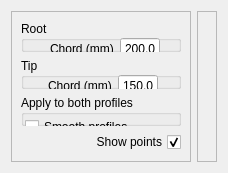
      <widget class="QWidget" name="tabTransform">
       <attribute name="title">
        <string>Transform</string>
       </attribute>
       <layout class="QHBoxLayout" name="horizontalLayout_5">
        <item>
         <widget class="QFrame" name="frameTransformLeft">
          <property name="minimumSize">
           <size>
            <width>180</width>
            <height>0</height>
           </size>
          </property>
          <property name="maximumSize">
           <size>
            <width>200</width>
            <height>16777215</height>
           </size>
          </property>
          <property name="frameShape">
           <enum>QFrame::StyledPanel</enum>
          </property>
          <property name="frameShadow">
           <enum>QFrame::Raised</enum>
          </property>
          <layout class="QVBoxLayout" name="verticalLayout_22">
           <item>
            <layout class="QVBoxLayout" name="verticalLayout_5">
             <item>
              <widget class="QGroupBox" name="groupBox">
               <property name="maximumSize">
                <size>
                 <width>180</width>
                 <height>130</height>
                </size>
               </property>
               <property name="title">
                <string>Root</string>
               </property>
               <widget class="QWidget" name="layoutWidget">
                <property name="geometry">
                 <rect>
                  <x>11</x>
                  <y>16</y>
                  <width>151</width>
                  <height>101</height>
                 </rect>
                </property>
                <layout class="QFormLayout" name="formLayout">
                 <property name="labelAlignment">
                  <set>Qt::AlignRight|Qt::AlignTrailing|Qt::AlignVCenter</set>
                 </property>
                 <item row="0" column="0">
                  <widget class="QLabel" name="LRChord">
                   <property name="text">
                    <string>Chord (mm)</string>
                   </property>
                  </widget>
                 </item>
                 <item row="0" column="1">
                  <widget class="QDoubleSpinBox" name="cRoot">
                   <property name="maximumSize">
                    <size>
                     <width>40</width>
                     <height>16777215</height>
                    </size>
                   </property>
                   <property name="buttonSymbols">
                    <enum>QAbstractSpinBox::NoButtons</enum>
                   </property>
                   <property name="decimals">
                    <number>1</number>
                   </property>
                   <property name="minimum">
                    <double>1.000000000000000</double>
                   </property>
                   <property name="maximum">
                    <double>1000.000000000000000</double>
                   </property>
                   <property name="value">
                    <double>200.000000000000000</double>
                   </property>
                  </widget>
                 </item>
                 <item row="1" column="0">
                  <widget class="QLabel" name="LRTickness">
                   <property name="text">
                    <string>Thickness (%)</string>
                   </property>
                  </widget>
                 </item>
                 <item row="1" column="1">
                  <widget class="QDoubleSpinBox" name="thicknessRoot">
                   <property name="maximumSize">
                    <size>
                     <width>40</width>
                     <height>16777215</height>
                    </size>
                   </property>
                   <property name="buttonSymbols">
                    <enum>QAbstractSpinBox::NoButtons</enum>
                   </property>
                   <property name="decimals">
                    <number>1</number>
                   </property>
                   <property name="minimum">
                    <double>1.000000000000000</double>
                   </property>
                   <property name="maximum">
                    <double>1000.000000000000000</double>
                   </property>
                   <property name="value">
                    <double>100.000000000000000</double>
                   </property>
                  </widget>
                 </item>
                 <item row="2" column="0">
                  <widget class="QLabel" name="LRIncidence">
                   <property name="text">
                    <string>Incidence</string>
                   </property>
                  </widget>
                 </item>
                 <item row="2" column="1">
                  <widget class="QDoubleSpinBox" name="incidenceRoot">
                   <property name="maximumSize">
                    <size>
                     <width>40</width>
                     <height>16777215</height>
                    </size>
                   </property>
                   <property name="buttonSymbols">
                    <enum>QAbstractSpinBox::NoButtons</enum>
                   </property>
                   <property name="decimals">
                    <number>1</number>
                   </property>
                   <property name="minimum">
                    <double>-90.000000000000000</double>
                   </property>
                   <property name="maximum">
                    <double>90.000000000000000</double>
                   </property>
                  </widget>
                 </item>
                 <item row="3" column="0">
                  <widget class="QLabel" name="LRVInvert">
                   <property name="text">
                    <string>Vertically invert</string>
                   </property>
                  </widget>
                 </item>
                 <item row="3" column="1">
                  <widget class="QCheckBox" name="vInvertRoot">
                   <property name="text">
                    <string/>
                   </property>
                  </widget>
                 </item>
                </layout>
               </widget>
              </widget>
             </item>
             <item>
              <widget class="QGroupBox" name="groupBox_2">
               <property name="maximumSize">
                <size>
                 <width>180</width>
                 <height>130</height>
                </size>
               </property>
               <property name="title">
                <string>Tip</string>
               </property>
               <widget class="QWidget" name="layoutWidget">
                <property name="geometry">
                 <rect>
                  <x>9</x>
                  <y>16</y>
                  <width>151</width>
                  <height>111</height>
                 </rect>
                </property>
                <layout class="QFormLayout" name="formLayout_2">
                 <property name="labelAlignment">
                  <set>Qt::AlignRight|Qt::AlignTrailing|Qt::AlignVCenter</set>
                 </property>
                 <item row="0" column="0">
                  <widget class="QLabel" name="LTChord">
                   <property name="text">
                    <string>Chord (mm)</string>
                   </property>
                  </widget>
                 </item>
                 <item row="0" column="1">
                  <widget class="QDoubleSpinBox" name="cTip">
                   <property name="maximumSize">
                    <size>
                     <width>40</width>
                     <height>16777215</height>
                    </size>
                   </property>
                   <property name="buttonSymbols">
                    <enum>QAbstractSpinBox::NoButtons</enum>
                   </property>
                   <property name="decimals">
                    <number>1</number>
                   </property>
                   <property name="minimum">
                    <double>1.000000000000000</double>
                   </property>
                   <property name="maximum">
                    <double>1000.000000000000000</double>
                   </property>
                   <property name="value">
                    <double>150.000000000000000</double>
                   </property>
                  </widget>
                 </item>
                 <item row="1" column="0">
                  <widget class="QLabel" name="LTTiickness">
                   <property name="text">
                    <string>Thickness (%)</string>
                   </property>
                  </widget>
                 </item>
                 <item row="1" column="1">
                  <widget class="QDoubleSpinBox" name="thicknessTip">
                   <property name="maximumSize">
                    <size>
                     <width>40</width>
                     <height>16777215</height>
                    </size>
                   </property>
                   <property name="buttonSymbols">
                    <enum>QAbstractSpinBox::NoButtons</enum>
                   </property>
                   <property name="decimals">
                    <number>1</number>
                   </property>
                   <property name="minimum">
                    <double>1.000000000000000</double>
                   </property>
                   <property name="maximum">
                    <double>1000.000000000000000</double>
                   </property>
                   <property name="value">
                    <double>100.000000000000000</double>
                   </property>
                  </widget>
                 </item>
                 <item row="2" column="1">
                  <widget class="QDoubleSpinBox" name="incidenceTip">
                   <property name="maximumSize">
                    <size>
                     <width>40</width>
                     <height>16777215</height>
                    </size>
                   </property>
                   <property name="buttonSymbols">
                    <enum>QAbstractSpinBox::NoButtons</enum>
                   </property>
                   <property name="decimals">
                    <number>1</number>
                   </property>
                   <property name="minimum">
                    <double>-90.000000000000000</double>
                   </property>
                   <property name="maximum">
                    <double>90.000000000000000</double>
                   </property>
                  </widget>
                 </item>
                 <item row="3" column="0">
                  <widget class="QLabel" name="LTVInvert">
                   <property name="text">
                    <string>Vertically invert</string>
                   </property>
                  </widget>
                 </item>
                 <item row="3" column="1">
                  <widget class="QCheckBox" name="vInvertTip">
                   <property name="text">
                    <string/>
                   </property>
                  </widget>
                 </item>
                 <item row="2" column="0">
                  <widget class="QLabel" name="LTIncidence">
                   <property name="text">
                    <string>Incidence</string>
                   </property>
                  </widget>
                 </item>
                </layout>
               </widget>
              </widget>
             </item>
             <item>
              <widget class="QGroupBox" name="groupBox_3">
               <property name="maximumSize">
                <size>
                 <width>180</width>
                 <height>200</height>
                </size>
               </property>
               <property name="title">
                <string>Apply to both profiles</string>
               </property>
               <widget class="QWidget" name="layoutWidget">
                <property name="geometry">
                 <rect>
                  <x>4</x>
                  <y>22</y>
                  <width>161</width>
                  <height>161</height>
                 </rect>
                </property>
                <layout class="QFormLayout" name="formLayout_3">
                 <property name="labelAlignment">
                  <set>Qt::AlignRight|Qt::AlignTrailing|Qt::AlignVCenter</set>
                 </property>
                 <item row="0" column="0">
                  <widget class="QCheckBox" name="smooth">
                   <property name="text">
                    <string>Smooth profiles</string>
                   </property>
                  </widget>
                 </item>
                 <item row="1" column="0">
                  <widget class="QLabel" name="label_2">
                   <property name="text">
                    <string>Number pf points</string>
                   </property>
                  </widget>
                 </item>
                 <item row="1" column="1">
                  <widget class="QSpinBox" name="nbrPoints">
                   <property name="enabled">
                    <bool>false</bool>
                   </property>
                   <property name="maximumSize">
                    <size>
                     <width>30</width>
                     <height>16777215</height>
                    </size>
                   </property>
                   <property name="buttonSymbols">
                    <enum>QAbstractSpinBox::NoButtons</enum>
                   </property>
                   <property name="minimum">
                    <number>2</number>
                   </property>
                   <property name="maximum">
                    <number>500</number>
                   </property>
                   <property name="value">
                    <number>50</number>
                   </property>
                  </widget>
                 </item>
                 <item row="2" column="0">
                  <widget class="QLabel" name="label_3">
                   <property name="text">
                    <string>Spreading factor</string>
                   </property>
                  </widget>
                 </item>
                 <item row="2" column="1">
                  <widget class="QDoubleSpinBox" name="repartition">
                   <property name="enabled">
                    <bool>false</bool>
                   </property>
                   <property name="maximumSize">
                    <size>
                     <width>30</width>
                     <height>16777215</height>
                    </size>
                   </property>
                   <property name="buttonSymbols">
                    <enum>QAbstractSpinBox::NoButtons</enum>
                   </property>
                   <property name="decimals">
                    <number>1</number>
                   </property>
                   <property name="minimum">
                    <double>1.000000000000000</double>
                   </property>
                   <property name="maximum">
                    <double>10.000000000000000</double>
                   </property>
                   <property name="value">
                    <double>2.000000000000000</double>
                   </property>
                  </widget>
                 </item>
                 <item row="4" column="0">
                  <widget class="QLabel" name="label_4">
                   <property name="text">
                    <string>Covering</string>
                   </property>
                  </widget>
                 </item>
                 <item row="4" column="1">
                  <widget class="QDoubleSpinBox" name="covering">
                   <property name="maximumSize">
                    <size>
                     <width>30</width>
                     <height>16777215</height>
                    </size>
                   </property>
                   <property name="buttonSymbols">
                    <enum>QAbstractSpinBox::NoButtons</enum>
                   </property>
                   <property name="decimals">
                    <number>1</number>
                   </property>
                  </widget>
                 </item>
                 <item row="6" column="0">
                  <widget class="QLabel" name="label_6">
                   <property name="text">
                    <string>Reduce nbr of points</string>
                   </property>
                  </widget>
                 </item>
                 <item row="6" column="1">
                  <widget class="QCheckBox" name="reducePoints">
                   <property name="text">
                    <string/>
                   </property>
                  </widget>
                 </item>
                 <item row="5" column="1">
                  <widget class="QCheckBox" name="keepChord">
                   <property name="text">
                    <string/>
                   </property>
                  </widget>
                 </item>
                 <item row="5" column="0">
                  <widget class="QLabel" name="label_5">
                   <property name="text">
                    <string>Extend to keep chords</string>
                   </property>
                  </widget>
                 </item>
                 <item row="3" column="1">
                  <spacer name="verticalSpacer_21">
                   <property name="orientation">
                    <enum>Qt::Vertical</enum>
                   </property>
                   <property name="sizeHint" stdset="0">
                    <size>
                     <width>20</width>
                     <height>40</height>
                    </size>
                   </property>
                  </spacer>
                 </item>
                </layout>
               </widget>
              </widget>
             </item>
             <item>
              <widget class="QCheckBox" name="cbShowPoints">
               <property name="layoutDirection">
                <enum>Qt::RightToLeft</enum>
               </property>
               <property name="text">
                <string>Show points</string>
               </property>
               <property name="checked">
                <bool>true</bool>
               </property>
              </widget>
             </item>
            </layout>
           </item>
          </layout>
         </widget>
        </item>
        <item>
         <widget class="QFrame" name="frameTransformPlots">
          <property name="minimumSize">
           <size>
            <width>0</width>
            <height>0</height>
           </size>
          </property>
          <property name="frameShape">
           <enum>QFrame::StyledPanel</enum>
          </property>
          <property name="frameShadow">
           <enum>QFrame::Raised</enum>
          </property>
          <layout class="QVBoxLayout" name="verticalLayout_4">
           <item>
            <widget class="PlotWidget" name="plotTRoot" native="true"/>
           </item>
           <item>
            <widget class="PlotWidget" name="plotTTip" native="true"/>
           </item>
          </layout>
         </widget>
        </item>
       </layout>
      </widget>
